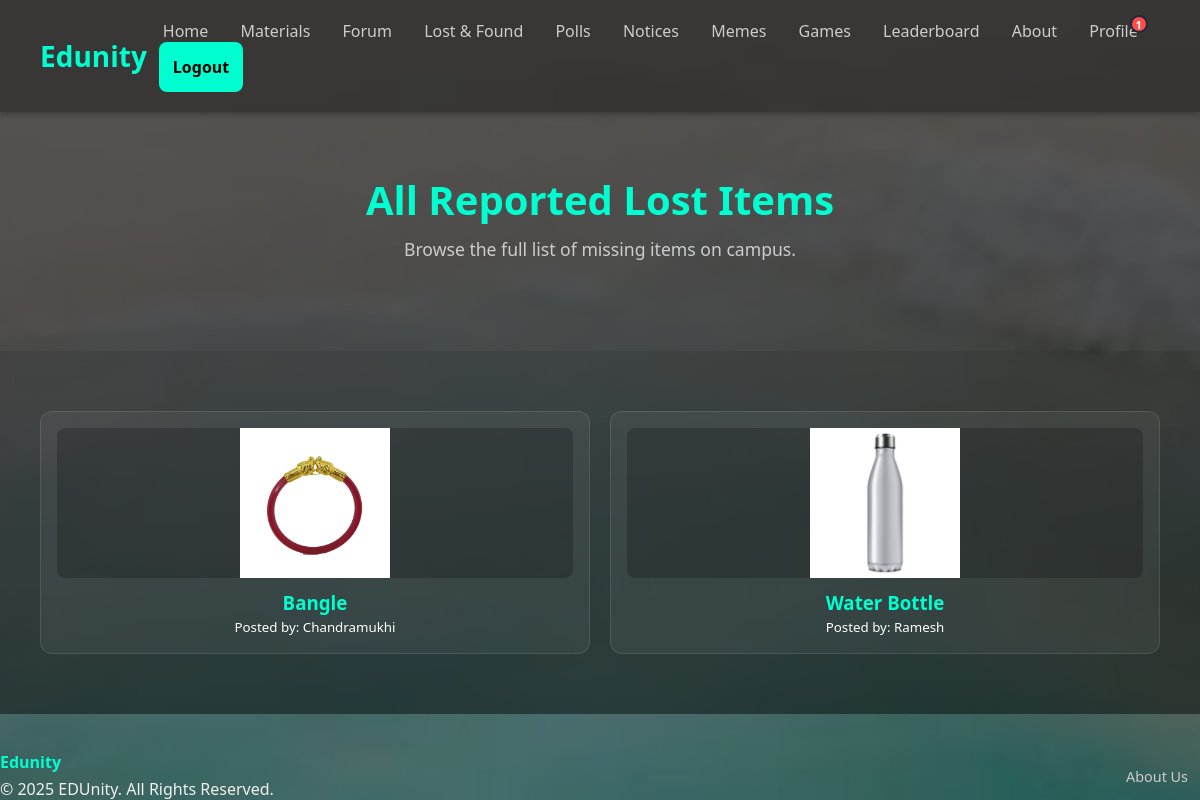
Page /lost-and-found/all/ (signed in) on the committed database.
### lostandfound/models.py (models this page shows, shortened)
class LostItem(models.Model):
    STATUS_CHOICES = [
        ('Lost', 'Lost'),
        ('Found', 'Found'),
    ]
    item_name = models.CharField(max_length=200)
    description = models.TextField()
    image = models.ImageField(upload_to='lost_items/', blank=True, null=True)
    last_known_location = models.CharField(max_length=200, blank=True)
    contact_info = models.CharField(max_length=200, help_text="Enter your phone number or email.")
    status = models.CharField(max_length=10, choices=STATUS_CHOICES, default='Lost')
    reported_by = models.ForeignKey(User, on_delete=models.CASCADE)
    reported_at = models.DateTimeField(auto_now_add=True)
    class Meta:
        ordering = ['-reported_at']

### lostandfound/views.py (the view)
# urls.py: path('all/', views.all_lost_items_view, name='all_lost_items'),
@login_required
def all_lost_items_view(request):
    all_items_list = LostItem.objects.filter(status='Lost')
    paginator = Paginator(all_items_list, 6)
    page_number = request.GET.get('page')
    page_obj = paginator.get_page(page_number)
    return render(request, 'lostandfound/all_lost_items.html', {'items': page_obj})

### core/context_processors.py (called while the page is built)
def notification_processor(request):
    if request.user.is_authenticated:
        friend_request_count = FriendRequest.objects.filter(to_user=request.user).count()
        unread_notification_count = Notification.objects.filter(recipient=request.user, is_read=False).count()
        total_notifications = friend_request_count + unread_notification_count
        return {'total_notifications': total_notifications}
    return {}

### templates/lostandfound/all_lost_items.html (shortened to what this page needs)
{% extends 'base.html' %}
{% block content %}
  <section class="hero">
    <h1>All Reported Lost Items</h1>
    <p>Browse the full list of missing items on campus.</p>
  </section>
  <section class="lost-items">
    <div class="item-grid">
      {% for item in items %}
        <a href="{% url 'item_detail' item.id %}" class="item-card-link">
          <div class="item-card">
            {% if item.image %}
              <img src="{{ item.image.url }}" alt="{{ item.item_name }}">
            {% else %}
              <img src="https://placehold.co/200x150/000000/00ffd0?text=Item" alt="No image">
            {% endif %}
            <h3>{{ item.item_name }}</h3>
            <p><small>Posted by: {{ item.reported_by.username }}</small></p>
          </div>
        </a>
      {% empty %}
        <p style="color: #ccc;">No lost items have been reported yet.</p>
      {% endfor %}
    </div>
  </section>
{% endblock %}

### static/css/index.css (style rules this page uses)
* { margin: 0; padding: 0; box-sizing: border-box; font-family: 'Segoe UI', sans-serif; }
body { background-image: url("/static/images/backgroundMAIN.JPG"); background-size: cover; background-repeat: no-repeat; background-attachment: fixed; background-position: center; color: #f0f0f0; display: flex; flex-direction: column; min-height: 100vh; }
.hero { text-align: center; padding: 100px 20px; background-color: rgba(0, 0, 0, 0.5); backdrop-filter: blur(4px); }
.hero h1 { font-size: 3rem; color: #ffffff; }
.hero p { font-size: 1.25rem; margin: 10px 0 30px; color: #dddddd; }
body { background-image: url("/static/images/backgroundMAIN.JPG"); background-size: cover; background-attachment: fixed; background-position: center; color: #f0f0f0; }
.hero { text-align: center; padding: 60px 20px; background-color: rgba(0, 0, 0, 0.4); backdrop-filter: blur(4px); }
.hero h1 { font-size: 2.5rem; color: #00ffd0; }
.hero p { font-size: 1.1rem; color: #ccc; }
* { box-sizing: border-box; font-family: 'Segoe UI', sans-serif; }
.lost-items { padding: 60px 40px; text-align: center; background-color: rgba(0, 0, 0, 0.45); backdrop-filter: blur(5px); }
.item-grid { display: grid; grid-template-columns: repeat(auto-fit, minmax(220px, 1fr)); gap: 20px; }
.item-card { background: rgba(255, 255, 255, 0.05); border: 1px solid rgba(255, 255, 255, 0.1); border-radius: 12px; padding: 16px; text-align: center; color: #fff; display: flex; flex-direction: column; }
.item-card img { width: 100%; height: 150px; object-fit: contain; border-radius: 8px; margin-bottom: 12px; background-color: rgba(0, 0, 0, 0.2); }
.item-card h3 { color: #00ffd0; }
body { background-image: url("/static/images/backgroundMAIN.JPG"); background-size: cover; background-position: center; background-attachment: fixed; color: #f0f0f0; }
.item-card-link { text-decoration: none; color: inherit; display: block; }
.item-card-link .item-card { height: 100%; transition: transform 0.3s, border-color 0.3s; }
.item-card { display: flex; flex-direction: column; height: 100%; }

### rows in the picture
LostItem: image (picture), item_name "Bangle", reported_by.username "Chandramukhi"
LostItem: image (picture), item_name "Water Bottle", reported_by.username "Ramesh"

### other values in the picture
{{ total_notifications }} "1"
